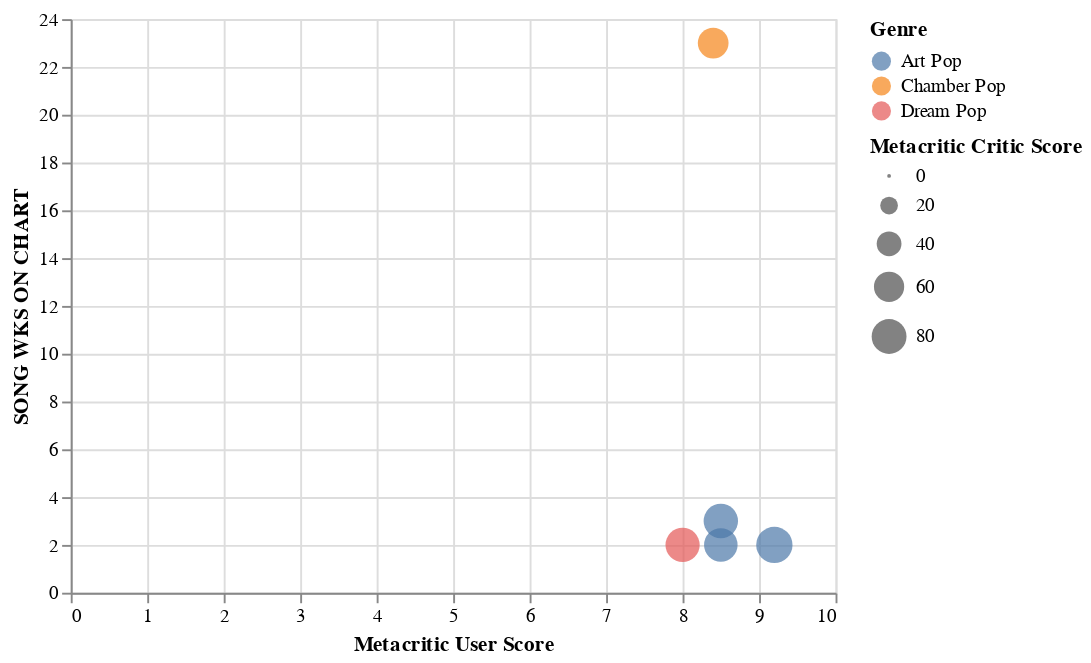

Notebook code for this chart:
### Markdown cell above
## This chart attempts to show the correlation between user reviews and the duration the most popular song on the album charted for. Since Summertime Sadness was a viral hit, it is an outlier. Otherwise, there does not seem to be a strong relationship between the variables.

### Code cell
alt.Chart(lana_df).mark_point(filled=True).encode(
    alt.X('Metacritic User Score'),
    alt.Y('SONG WKS ON CHART'),
    alt.Size('Metacritic Critic Score'),
    alt.Color('Genre'),
    alt.OpacityValue(0.7),
    tooltip = [alt.Tooltip('Title'),
               alt.Tooltip('Popular Songs'),
               alt.Tooltip('SONG DEBUT DATE'),
               alt.Tooltip('SONG PEAK DATE')
              ]
)

### Figure 1 — Vega-Lite specification as saved in the notebook (floating-point values rounded to 4 significant figures)
{"config": {"view": {"continuousWidth": 400, "continuousHeight": 300}}, "data": {"name": "data-4315dfd6fbba8adcb2ffa18ed25f7bb8"}, "mark": {"type": "point", "filled": true}, "encoding": {"color": {"field": "Genre", "type": "nominal"}, "opacity": {"value": 0.7}, "size": {"field": "Metacritic Critic Score", "type": "quantitative"}, "tooltip": [{"field": "Title", "type": "nominal"}, {"field": "Popular Songs", "type": "nominal"}, {"field": "SONG DEBUT DATE", "type": "nominal"}, {"field": "SONG PEAK DATE", "type": "nominal"}], "x": {"field": "Metacritic User Score", "type": "quantitative"}, "y": {"field": "SONG WKS ON CHART", "type": "quantitative"}}, "$schema": "https://vega.github.io/schema/vega-lite/v4.17.0.json", "datasets": {"data-4315dfd6fbba8adcb2ffa18ed25f7bb8": [{"Artist": "Lana Del Rey", "Title": "Born To Die", "Release Month": "January", "Release Day": "31", "Release Year": 2012, "Genre": "Chamber Pop", "Metacritic Critic Score": 62.0, "Metacritic User Score": 8.4, "AOTY Critic Score": 62, "AOTY User Score": 74, "Popular Songs": "Summertime Sadness", "SONG DEBUT DATE": "07.27.13", "SONG PEAK POS.": "6", "SONG PEAK DATE": "09.21.13", "SONG WKS ON CHART": 23, "Favorite": "User Favorite"}, {"Artist": "Lana Del Rey", "Title": "Ultraviolence", "Release Month": "June", "Release Day": "17", "Release Year": 2014, "Genre": "Art Pop", "Metacritic Critic Score": 74.0, "Metacritic User Score": 8.5, "AOTY Critic Score": 72, "AOTY User Score": 77, "Popular Songs": "Love", "SONG DEBUT DATE": "03.11.17", "SONG PEAK POS.": "44", "SONG PEAK DATE": "03.11.17", "SONG WKS ON CHART": 2, "Favorite": "User Favorite"}, {"Artist": "Lana Del Rey", "Title": "Honeymoon", "Release Month": "September", "Release Day": "18", "Release Year": 2015, "Genre": "Art Pop", "Metacritic Critic Score": 78.0, "Metacritic User Score": 8.5, "AOTY Critic Score": 75, "AOTY User Score": 74, "Popular Songs": "Say Yes To Heaven", "SONG DEBUT DATE": "06.03.23", "SONG PEAK POS.": "54", "SONG PEAK DATE": "06.03.23", "SONG WKS ON CHART": 3, "Favorite": "Critic Favorite"}, {"Artist": "Lana Del Rey", "Title": "Lust for Life", "Release Month": "July", "Release Day": "21", "Release Year": 2017, "Genre": "Dream Pop", "Metacritic Critic Score": 77.0, "Metacritic User Score": 8.0, "AOTY Critic Score": 75, "AOTY User Score": 72, "Popular Songs": "Prisoner", "SONG DEBUT DATE": "09.19.15", "SONG PEAK POS.": "47", "SONG PEAK DATE": "09.19.15", "SONG WKS ON CHART": 2, "Favorite": "Critic Favorite"}, {"Artist": "Lana Del Rey", "Title": "Norman Fucking Rockwell!", "Release Month": "August", "Release Day": "30", "Release Year": 2019, "Genre": "Art Pop", "Metacritic Critic Score": 87.0, "Metacritic User Score": 9.2, "AOTY Critic Score": 86, "AOTY User Score": 82, "Popular Songs": "West Coast", "SONG DEBUT DATE": "05.03.14", "SONG PEAK POS.": "17", "SONG PEAK DATE": "05.03.14", "SONG WKS ON CHART": 2, "Favorite": "Critic Favorite"}]}}
